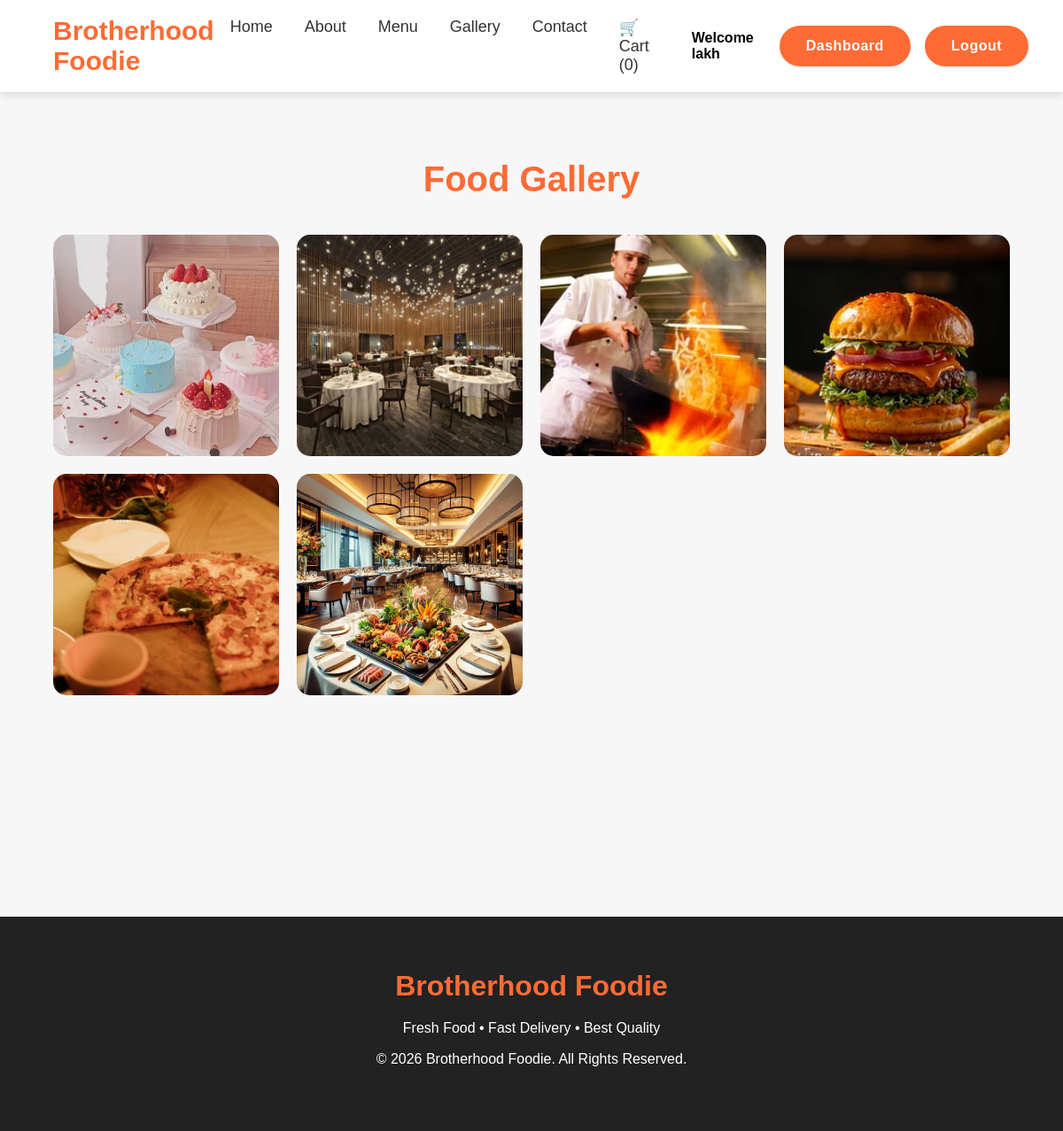
Screenshot of /gallery (signed in) with the database file from the repository.
### models.py (models this page shows, shortened)
class User(UserMixin, db.Model):
    __tablename__ = "users"
    id = db.Column(db.Integer, primary_key=True)
    name = db.Column(db.String(100), nullable=False)
    email = db.Column(db.String(120), unique=True, nullable=False)
    password = db.Column(db.String(255), nullable=False)
    role = db.Column(db.String(20), default="customer")
    created_at = db.Column(
        db.DateTime,
        server_default=db.func.now()
    )
    orders = db.relationship(
        "Order",
        back_populates="user",
        lazy=True,
        cascade="all, delete-orphan"
    )

class Gallery(db.Model):
    __tablename__ = "gallery"
    id = db.Column(db.Integer, primary_key=True)
    image = db.Column(db.String(200), nullable=False)
    title = db.Column(db.String(100))
    created_at = db.Column(
        db.DateTime,
        server_default=db.func.now()
    )

### app.py (the view)
@app.route("/gallery")
def gallery():
    images = Gallery.query.order_by(
        Gallery.created_at.desc()
    ).all()
    return render_template(
        "gallery.html",
        images=images
    )

### app.py (called while the page is built)
@login_manager.user_loader
def load_user(user_id):
    return db.session.get(User, int(user_id))

@app.context_processor
def cart_count():
    cart = session.get("cart", {})
    total_items = sum(cart.values())
    return dict(cart_count=total_items)

### templates/gallery.html
{% extends "base.html" %}
{% block content %}
<section class="gallery">
    <h2>Food Gallery</h2>
    <div class="gallery-container">
        {% for image in images %}
        <img
            src="{{ url_for('static', filename='uploads/gallery/' + image.image) }}"
            alt="{{ image.title }}"
        >
        {% endfor %}
    </div>
</section>
{% endblock %}

### templates/base.html (shortened to what this page needs)
<!DOCTYPE html>
<html lang="en">
<head>
    <link rel="stylesheet" href="{{ url_for('static', filename='css/style.css') }}">
</head>
<body>
    <header>
        <nav class="navbar">
            <div class="logo">
                Brotherhood Foodie
            </div>
            <div class="nav-menu" id="nav-menu">
                <ul class="nav-links">
                    <li><a href="/">Home</a></li>
                    <li><a href="/about">About</a></li>
                    <li><a href="/menu">Menu</a></li>
                    <li>
                        <a href="{{ url_for('gallery') }}">
                            Gallery
                        </a>
                    </li>
                    <li>
                        <a href="{{ url_for('home') }}#contact">
                            Contact
                        </a>
                    <li>
                        <a href="{{ url_for('cart') }}">
                            🛒 Cart ({{ cart_count }})
                        </a>
                    </li>
                </ul>
                <div class="nav-buttons">
                    {% if current_user.is_authenticated %}
                    <span class="welcome-user">
                        Welcome {{ current_user.name }}
                    </span>
                    {% if current_user.role == "admin" %}
                    <a href="{{ url_for('admin_dashboard') }}" class="btn2">
                        Dashboard
                    </a>
                    {% else %}
                    <a href="{{ url_for('dashboard') }}" class="btn2">
                        Dashboard
                    </a>
                    {% endif %}
                    <a href="{{ url_for('logout') }}" class="btn2">
                        Logout
                    </a>
                    {% endif %}
                </div>
            </div>
        </nav>
    </header>
    {% block content %}
    {% endblock %}
    <footer>
        <div class="footer">
            <h2>Brotherhood Foodie</h2>
            <p>
                Fresh Food • Fast Delivery • Best Quality
            </p>
            <p>
                © 2026 Brotherhood Foodie. All Rights Reserved.
            </p>
        </div>
    </footer>
</body>
</html>

### static/css/style.css (style rules this page uses)
* { margin:0; padding:0; box-sizing:border-box; font-family:Arial, Helvetica, sans-serif; }
body { background:#f7f7f7; }
html { scroll-behavior:smooth; }
header { position:fixed; top:0; left:0; width:100%; background:white; box-shadow:0 2px 10px rgba(0,0,0,.15); z-index:1000; }
.navbar { width:90%; margin:auto; display:flex; justify-content:space-between; align-items:center; padding:18px 0; }
.logo { font-size:30px; font-weight:bold; color:#ff6b35; }
.nav-links { display:flex; list-style:none; }
.nav-links li { margin:0 18px; }
.nav-links a { color:#333; text-decoration:none; font-size:18px; transition:.3s; }
.btn2 { display:inline-block; background:#ff6b35; color:#fff; padding:12px 25px; border:2px solid white; border-radius:30px; text-decoration:none; font-weight:bold; text-align:center; transition:.3s; }
.footer { background:#222; color:#fff; padding:60px 20px; text-align:center; position: relative; top: 70px; }
.footer h2 { color:#ff6b35; margin-bottom:15px; font-size:32px; }
.footer p { margin:8px 0; line-height:1.7; }
.btn2 { margin-left:0; }
.gallery { width:90%; margin:100px auto; }
.gallery h2 { text-align:center; font-size:40px; color:#ff6b35; margin-bottom:40px; }
.gallery-container { display:grid; grid-template-columns:repeat(auto-fit,minmax(250px,1fr)); gap:20px; }
.gallery-container img { width:100%; height:250px; object-fit:cover; border-radius:15px; transition:.4s; }
.welcome-user { margin-right:15px; font-weight:bold; }
.nav-menu { display:flex; align-items:center; gap:30px; }
.nav-buttons { display:flex; align-items:center; gap:12px; }
.btn, .btn2 { display:inline-block; padding:14px 30px; border-radius:50px; font-weight:bold; transition:.35s; letter-spacing:.5px; }
.about, .categories, .menu, .gallery, .contact { padding:80px 0; }
img { max-width:100%; display:block; }

### rows the page displays
User: name "lakh"
Gallery: image (picture)
Gallery: image (picture)
Gallery: image (picture)
Gallery: image (picture)
Gallery: image (picture)
Gallery: image (picture)

### other values shown
{{ cart_count }} "0"
